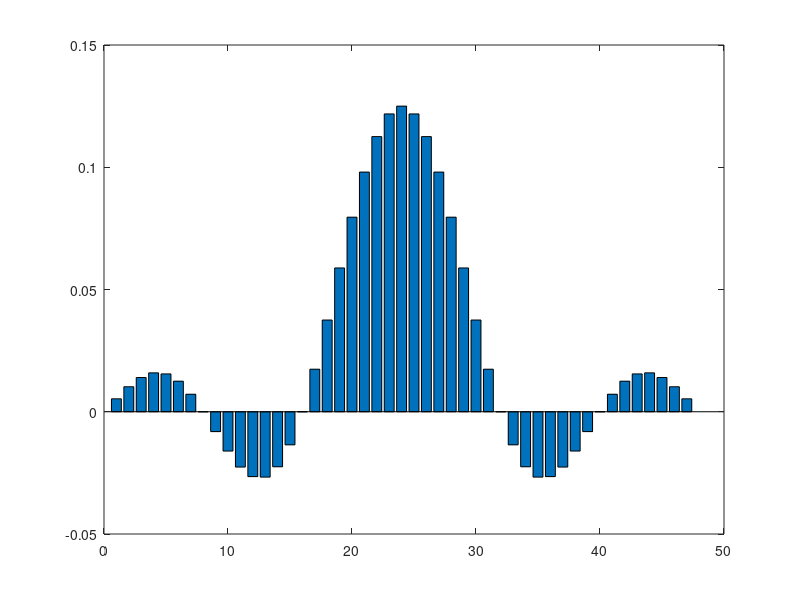

Here is the MATLAB script that generated this plot:
clc;
clear;
close all;
k = -23:23;
T = 1;
T1 = T/16;
ak  = sin(k*2*pi*T1/T)./(k*pi)
a0 = 2*T1/T;
ak(24) = a0;
bar(ak)
bar(ak)
dlmwrite('example02_fs_coeff.txt', ak, 'precision', '%1.6f')
%dlmwrite('example02_fs_coeff.txt', k, '-append', 'precision', '%d')